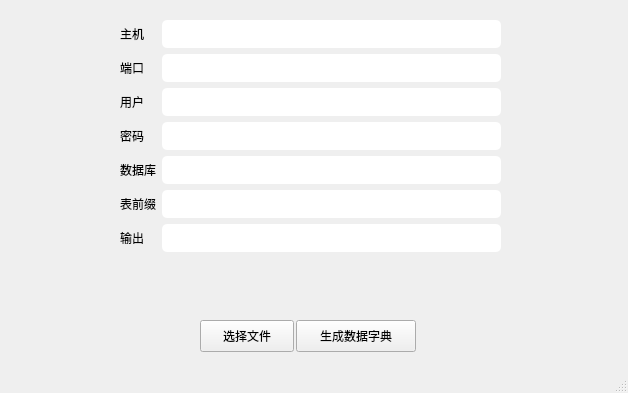
<?xml version="1.0" encoding="UTF-8"?>
<ui version="4.0">
 <class>MainWindow</class>
 <widget class="QMainWindow" name="MainWindow">
  <property name="geometry">
   <rect>
    <x>0</x>
    <y>0</y>
    <width>628</width>
    <height>393</height>
   </rect>
  </property>
  <property name="windowTitle">
   <string>MainWindow</string>
  </property>
  <property name="styleSheet">
   <string notr="true">FormLayout {
	width: 300px;
}
QLineEdit {
	height: 28px;
	width: 280px;
 	padding: 0 4px;
	background: white;
	border-radius: 5px;
	selection-background-color: darkgray;
 }</string>
  </property>
  <widget class="QWidget" name="centralwidget">
   <widget class="QPushButton" name="chooseFile">
    <property name="geometry">
     <rect>
      <x>200</x>
      <y>320</y>
      <width>94</width>
      <height>32</height>
     </rect>
    </property>
    <property name="text">
     <string>选择文件</string>
    </property>
   </widget>
   <widget class="QPushButton" name="pushButton">
    <property name="geometry">
     <rect>
      <x>296</x>
      <y>320</y>
      <width>120</width>
      <height>32</height>
     </rect>
    </property>
    <property name="sizePolicy">
     <sizepolicy hsizetype="Fixed" vsizetype="Fixed">
      <horstretch>0</horstretch>
      <verstretch>0</verstretch>
     </sizepolicy>
    </property>
    <property name="text">
     <string>生成数据字典</string>
    </property>
   </widget>
   <widget class="QWidget" name="">
    <property name="geometry">
     <rect>
      <x>120</x>
      <y>20</y>
      <width>381</width>
      <height>281</height>
     </rect>
    </property>
    <layout class="QFormLayout" name="formLayout">
     <item row="0" column="0">
      <widget class="QLabel" name="label">
       <property name="text">
        <string>主机</string>
       </property>
      </widget>
     </item>
     <item row="0" column="1">
      <widget class="QLineEdit" name="le_host">
       <property name="enabled">
        <bool>true</bool>
       </property>
       <property name="sizePolicy">
        <sizepolicy hsizetype="Expanding" vsizetype="Fixed">
         <horstretch>0</horstretch>
         <verstretch>0</verstretch>
        </sizepolicy>
       </property>
      </widget>
     </item>
     <item row="1" column="0">
      <widget class="QLabel" name="label_2">
       <property name="text">
        <string>端口</string>
       </property>
      </widget>
     </item>
     <item row="1" column="1">
      <widget class="QLineEdit" name="le_port">
       <property name="enabled">
        <bool>true</bool>
       </property>
       <property name="sizePolicy">
        <sizepolicy hsizetype="Expanding" vsizetype="Fixed">
         <horstretch>0</horstretch>
         <verstretch>0</verstretch>
        </sizepolicy>
       </property>
      </widget>
     </item>
     <item row="2" column="0">
      <widget class="QLabel" name="label_3">
       <property name="text">
        <string>用户</string>
       </property>
      </widget>
     </item>
     <item row="2" column="1">
      <widget class="QLineEdit" name="le_user">
       <property name="enabled">
        <bool>true</bool>
       </property>
       <property name="sizePolicy">
        <sizepolicy hsizetype="Expanding" vsizetype="Fixed">
         <horstretch>0</horstretch>
         <verstretch>0</verstretch>
        </sizepolicy>
       </property>
      </widget>
     </item>
     <item row="3" column="0">
      <widget class="QLabel" name="label_4">
       <property name="text">
        <string>密码</string>
       </property>
      </widget>
     </item>
     <item row="3" column="1">
      <widget class="QLineEdit" name="le_passwd">
       <property name="enabled">
        <bool>true</bool>
       </property>
       <property name="sizePolicy">
        <sizepolicy hsizetype="Expanding" vsizetype="Fixed">
         <horstretch>0</horstretch>
         <verstretch>0</verstretch>
        </sizepolicy>
       </property>
      </widget>
     </item>
     <item row="4" column="0">
      <widget class="QLabel" name="label_5">
       <property name="text">
        <string>数据库</string>
       </property>
      </widget>
     </item>
     <item row="4" column="1">
      <widget class="QLineEdit" name="le_db">
       <property name="enabled">
        <bool>true</bool>
       </property>
       <property name="sizePolicy">
        <sizepolicy hsizetype="Expanding" vsizetype="Fixed">
         <horstretch>0</horstretch>
         <verstretch>0</verstretch>
        </sizepolicy>
       </property>
      </widget>
     </item>
     <item row="5" column="0">
      <widget class="QLabel" name="label_7">
       <property name="text">
        <string>表前缀</string>
       </property>
      </widget>
     </item>
     <item row="5" column="1">
      <widget class="QLineEdit" name="le_prefix"/>
     </item>
     <item row="6" column="0">
      <widget class="QLabel" name="label_6">
       <property name="text">
        <string>输出</string>
       </property>
      </widget>
     </item>
     <item row="6" column="1">
      <widget class="QLineEdit" name="le_file">
       <property name="enabled">
        <bool>true</bool>
       </property>
       <property name="sizePolicy">
        <sizepolicy hsizetype="Expanding" vsizetype="Fixed">
         <horstretch>0</horstretch>
         <verstretch>0</verstretch>
        </sizepolicy>
       </property>
      </widget>
     </item>
    </layout>
   </widget>
  </widget>
  <widget class="QStatusBar" name="statusbar"/>
  <action name="action88">
   <property name="text">
    <string>88</string>
   </property>
  </action>
  <action name="actionbuild_dict">
   <property name="text">
    <string>build_dict</string>
   </property>
  </action>
 </widget>
 <resources/>
 <connections/>
</ui>
